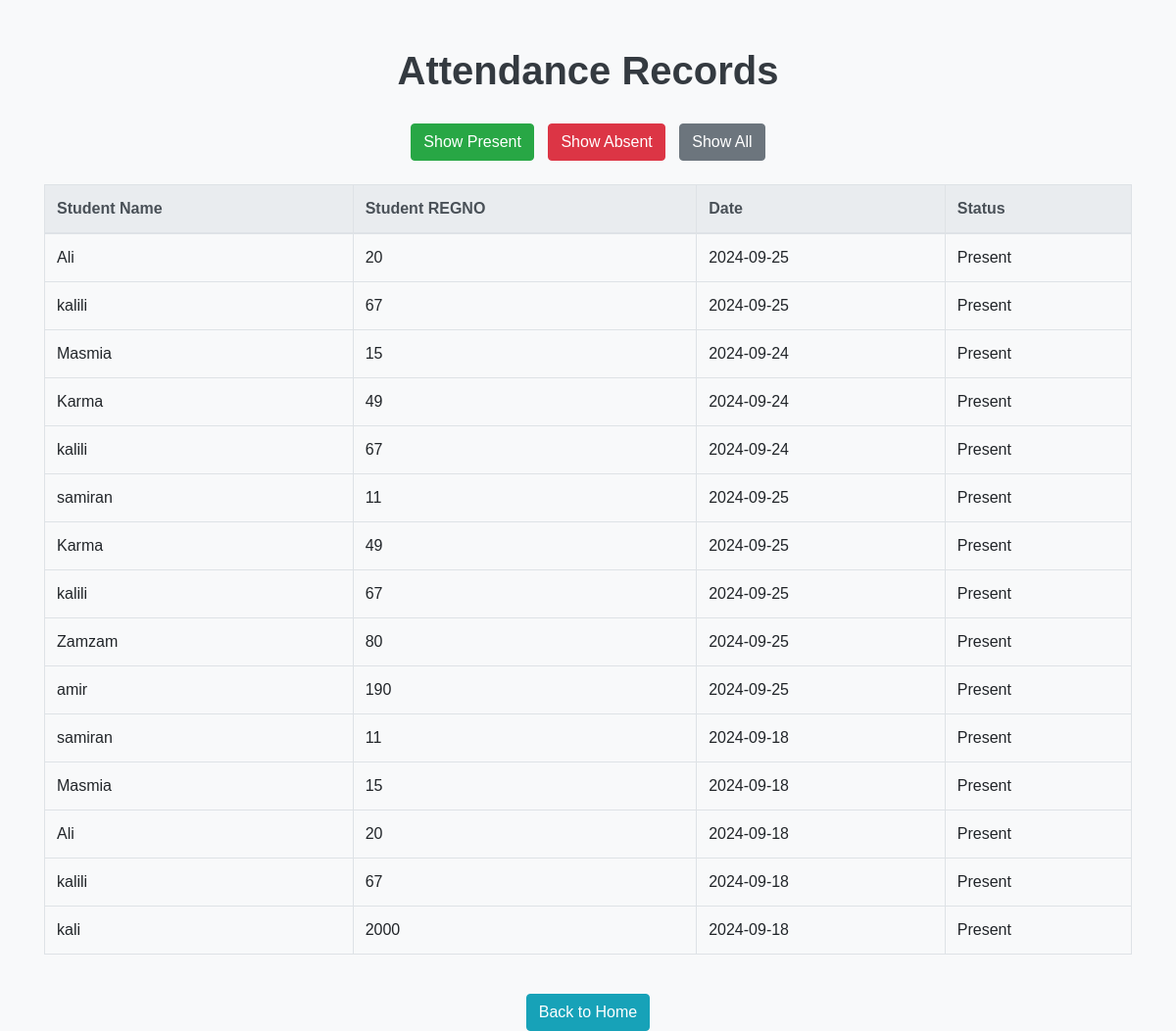
Screenshot of /check?status=present with the database file from the repository.
### app.py (models this page shows, shortened)
class Attendance(db.Model):
    id = db.Column(db.Integer, primary_key=True)
    student_regno = db.Column(db.String(10), db.ForeignKey('student.REGNO'), nullable=False)
    date = db.Column(db.Date, nullable=False)
    status = db.Column(db.String(10), nullable=False)

class Student(db.Model):
    REGNO = db.Column(db.String(10), primary_key=True)
    StudentName = db.Column(db.String(100), nullable=False)
    Gender = db.Column(db.String(10), nullable=False)

### app.py (the view)
@app.route('/check', methods=['GET'])
def check():
    status_filter = request.args.get('status', None)
    if status_filter == 'present':
        attendance_records = db.session.query(Attendance, Student).join(Student).filter(Attendance.status == 'Present').all()
    elif status_filter == 'absent':
        attendance_records = db.session.query(Attendance, Student).join(Student).filter(Attendance.status == 'Absent').all()
    else:
        attendance_records = db.session.query(Attendance, Student).join(Student).all()
    print("Retrieved Attendance Records:", attendance_records)
    return render_template('check.html', attendance_records=attendance_records)

### templates/check.html (shortened to what this page needs)
<!DOCTYPE html>
<html lang="en">
<head>
    <link rel="stylesheet" href="https://stackpath.bootstrapcdn.com/bootstrap/4.5.2/css/bootstrap.min.css">
</head>
<body>
    <div class="container mt-5">
        <h1 class="text-center">Attendance Records</h1>
        <div class="text-center mb-4 filter-buttons">
            <a href="/check?status=present" class="btn btn-success">Show Present</a>
            <a href="/check?status=absent" class="btn btn-danger">Show Absent</a>
            <a href="/check" class="btn btn-secondary">Show All</a>
        </div>
        <div class="table-responsive">
            <table class="table table-bordered">
                <thead class="thead-light">
                    <tr>
                        <th>Student Name</th>
                        <th>Student REGNO</th>
                        <th>Date</th>
                        <th>Status</th>
                    </tr>
                </thead>
                <tbody>
                    {% for attendance, student in attendance_records %}
                        <tr>
                            <td>{{ student.StudentName }}</td>
                            <td>{{ attendance.student_regno }}</td>
                            <td>{{ attendance.date }}</td>
                            <td>{{ attendance.status }}</td>
                        </tr>
                    {% else %}
                        <tr>
                            <td colspan="4" class="text-center">No attendance records found.</td>
                        </tr>
                    {% endfor %}
                </tbody>
            </table>
        </div>
        <div class="text-center mt-4 footer">
            <a href="/" class="btn btn-info">Back to Home</a>
        </div>
    </div>
</body>
</html>

### templates/check.html (style rules this page uses)
body { background-color: #f8f9fa; font-family: 'Arial', sans-serif; }
h1 { color: #343a40; margin-bottom: 30px; font-weight: bold; }
.filter-buttons a { margin: 0 5px; }
.table-responsive { margin-top: 20px; }
.table thead th { background-color: #007bff; color: white; }
.btn { transition: background-color 0.3s, color 0.3s; }
.footer { margin-top: 40px; }

### rows the page displays
Attendance: StudentName "Ali", student_regno "20", date "2024-09-25", status "Present"
Attendance: StudentName "kalili", student_regno "67", date "2024-09-25", status "Present"
Attendance: StudentName "Masmia", student_regno "15", date "2024-09-24", status "Present"
Attendance: StudentName "Karma", student_regno "49", date "2024-09-24", status "Present"
Attendance: StudentName "kalili", student_regno "67", date "2024-09-24", status "Present"
Attendance: StudentName "samiran", student_regno "11", date "2024-09-25", status "Present"
Attendance: StudentName "Karma", student_regno "49", date "2024-09-25", status "Present"
Attendance: StudentName "kalili", student_regno "67", date "2024-09-25", status "Present"
Attendance: StudentName "Zamzam", student_regno "80", date "2024-09-25", status "Present"
Attendance: StudentName "amir", student_regno "190", date "2024-09-25", status "Present"
Attendance: StudentName "samiran", student_regno "11", date "2024-09-18", status "Present"
Attendance: StudentName "Masmia", student_regno "15", date "2024-09-18", status "Present"
Attendance: StudentName "Ali", student_regno "20", date "2024-09-18", status "Present"
Attendance: StudentName "kalili", student_regno "67", date "2024-09-18", status "Present"
Attendance: StudentName "kali", student_regno "2000", date "2024-09-18", status "Present"
